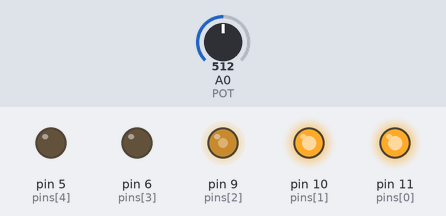
Recording of a sketch running on a simulated Arduino Uno, built with avr-gcc and run on an emulated ATmega328P. Parts: output pins drawn as LEDs (lit = HIGH). Inputs (shaded band) come from the test bench; at power-on: A0 (POT) = 512.

Above: at 1.2 s.
1.3 s: A0 (POT) set to 716
At 2.5 s:
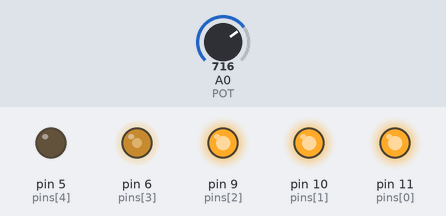
2.8 s: A0 (POT) set to 900
At 3.9 s:
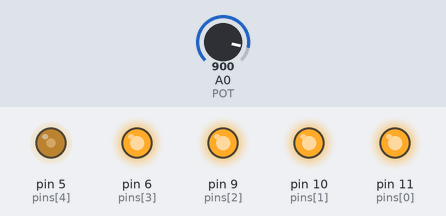
4.3 s: A0 (POT) set to 1023
At 5.0 s:
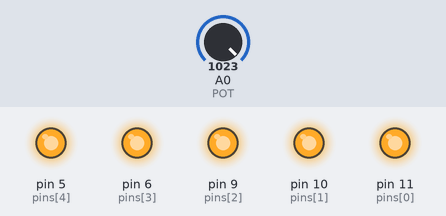
5.8 s: A0 (POT) set to 306
At 6.1 s:
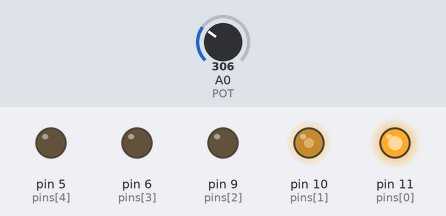
7.3 s: A0 (POT) set to 122
At 8.5 s:
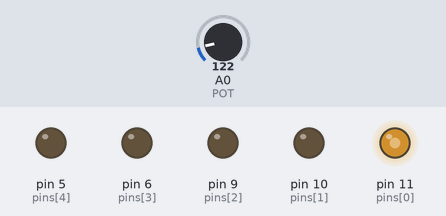
Timing chart, 0 to 9.8 s (numbered marks = the images above; inputs shaded):
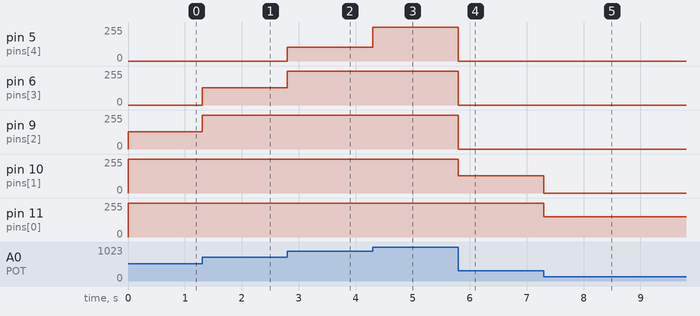

The sketch:

LED_potentiometer_fluent.ino
```cpp
/*
 LED breathing bar project.
 5-LED bar, each LED is gradually switched on untill all LEDs are lit.
 Then each LED is gradually switched off.
 The whole process is toggled by a button press
 LEDs are connected to PWM outputs 11, 10, 9, 6, 5.
 Potentomenter's slider is conencted to analog input A0.
 */

#define BUTTON 7
#define UP 1
#define DOWN 0
#define POT 0

const int segment = 1023 / 5;
const float scaling = (255.0 / ((float)segment - 1.0));

int d = 5;
int pins[5] = {
  11, 10, 9, 6, 5};
int analogVal = 0;

void setup()
{
  for (int i = 0; i < 5; i++)
  {
    pinMode(pins[i], OUTPUT);
    analogWrite(pins[i],0);
  }
}

void loop() {
  int led;
  float brightness;

  analogVal = analogRead(POT);

  led = analogVal / segment;  // determining highest LED that should be lit

  if(led <= 4)
    brightness = ((float)analogVal - (float)led * (float)segment) * scaling;
  else  // due to some rounding error we could end up outside of our five-led range, so clamping is required
  {
    led = 4;
    brightness = 255.0;
  }

  for(int i = 0; i < 5; i++)
  {
    if(i < led)
      analogWrite(pins[i],255);
    if(i == led)
      analogWrite(pins[i],(int)brightness);
    if(i > led)
      analogWrite(pins[i],0);
  }
}
```

Measured:
- after the input at 1.3 s, pin 6 (pins[3]): 0/255 → 130/255 at once; pin 9 (pins[2]): 130/255 → 255/255 at once
- after the input at 2.8 s, pin 5 (pins[4]): 0/255 → 105/255 at once; pin 6 (pins[3]): 130/255 → 255/255 at once
- after the input at 4.3 s, pin 5 (pins[4]): 105/255 → 255/255 at once
- after the input at 5.8 s, pin 5 (pins[4]), pin 6 (pins[3]), pin 9 (pins[2]): 255/255 → 0/255 at once; pin 10 (pins[1]): 255/255 → 128/255 at once
- after the input at 7.3 s, pin 10 (pins[1]): 128/255 → 0/255 at once; pin 11 (pins[0]): 255/255 → 153/255 at once
